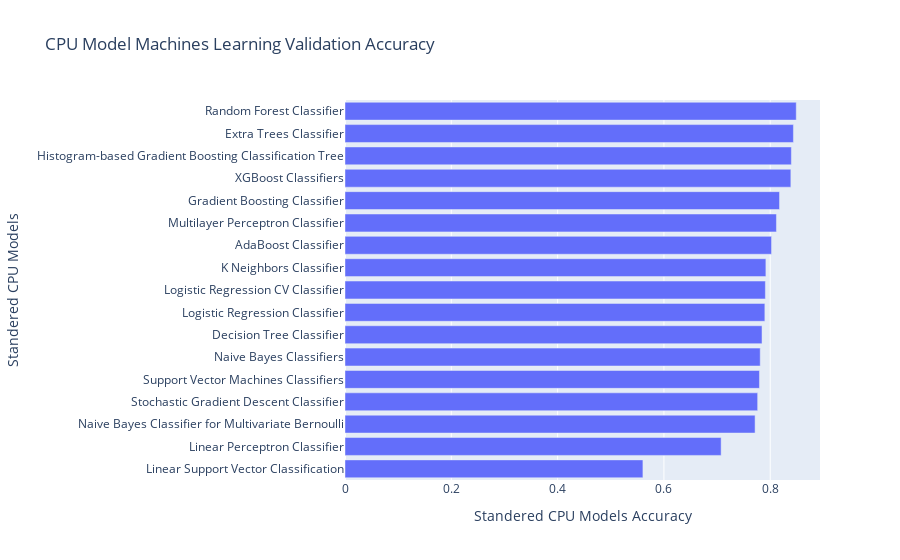

Write notebook code for a chart like this one.
### Markdown cell above
### Accuracy Score

### Code cell
# Random Forest Classifier
Valid_accuracy_rf_m_1_cpu = accuracy_score(y_test, rf_m_1_pred_vaild_cpu)

# Gradient Boosting Classifier
Valid_accuracy_gb_m_1_cpu = accuracy_score(y_test, gb_m_1_pred_vaild_cpu)

# Histogram-based Gradient Boosting Classification Tree
Valid_accuracy_hgb_m_1_cpu = accuracy_score(y_test, hgb_m_1_pred_vaild_cpu)

# AdaBoost Classifier
Valid_accuracy_ad_m_1_cpu = accuracy_score(y_test, ad_m_1_pred_vaild_cpu)

# Extra Trees Classifier
Valid_accuracy_et_m_1_cpu = accuracy_score(y_test, et_m_1_pred_vaild_cpu)

# K Neighbors Classifier
Valid_accuracy_knn_m_1_cpu = accuracy_score(y_test, knn_m_1_pred_vaild_cpu)

# Naive Bayes Classifiers
Valid_accuracy_nb_m_1_cpu = accuracy_score(y_test, nb_m_1_pred_vaild_cpu)

# Naive Bayes Classifier for Multivariate Bernoulli
Valid_accuracy_bnb_m_1_cpu = accuracy_score(y_test, bnb_m_1_pred_vaild_cpu)

# Decision Tree Classifier
Valid_accuracy_dt_m_1_cpu = accuracy_score(y_test, dt_m_1_pred_vaild_cpu)

# Logistic Regression Classifier
Valid_accuracy_lg_m_1_cpu = accuracy_score(y_test, lg_m_1_pred_vaild_cpu)

# Logistic Regression CV Classifier
Valid_accuracy_lgcv_m_1_cpu = accuracy_score(y_test, lgcv_m_1_pred_vaild_cpu)

# Stochastic Gradient Descent Classifier
Valid_accuracy_sgdc_m_1_cpu = accuracy_score(y_test, sgdc_m_1_pred_vaild_cpu)

# Linear Perceptron Classifier
Valid_accuracy_lpc_m_1_cpu = accuracy_score(y_test, lpc_m_1_pred_vaild_cpu)

# XGBoost Classifiers
Valid_accuracy_xgb_m_1_cpu = accuracy_score(y_test, xgb_m_1_pred_vaild_cpu)

# Support Vector Machines Classifiers
Valid_accuracy_svm_m_1_cpu = accuracy_score(y_test, svm_m_1_pred_vaild_cpu)

# Linear Support Vector Classification
Valid_accuracy_lsvm_m_1_cpu = accuracy_score(y_test, lsvm_m_1_pred_vaild_cpu)

# Multilayer Perceptron Classifier
Valid_accuracy_mlp_m_1_cpu = accuracy_score(y_test, mlp_m_1_pred_vaild_cpu)

cpu_ml_m_1_valid_compare = pd.DataFrame({"Standered CPU Models": [
                                "Random Forest Classifier", 
                                "Gradient Boosting Classifier",
                                "Histogram-based Gradient Boosting Classification Tree",
                                "AdaBoost Classifier",
                                "Extra Trees Classifier",
                                "K Neighbors Classifier",
                                "Naive Bayes Classifiers",
                                "Naive Bayes Classifier for Multivariate Bernoulli",
                                "Decision Tree Classifier",
                                "Logistic Regression Classifier",
                                "Logistic Regression CV Classifier",
                                "Stochastic Gradient Descent Classifier",
                                "Linear Perceptron Classifier",
                                "XGBoost Classifiers",
                                "Support Vector Machines Classifiers",
                                "Linear Support Vector Classification",
                                "Multilayer Perceptron Classifier"
                                ],

                "Standered CPU Models Accuracy": [
                                Valid_accuracy_rf_m_1_cpu, 
                                Valid_accuracy_gb_m_1_cpu,
                                Valid_accuracy_hgb_m_1_cpu,
                                Valid_accuracy_ad_m_1_cpu,
                                Valid_accuracy_et_m_1_cpu,
                                Valid_accuracy_knn_m_1_cpu,
                                Valid_accuracy_nb_m_1_cpu,
                                Valid_accuracy_bnb_m_1_cpu,
                                Valid_accuracy_dt_m_1_cpu,
                                Valid_accuracy_lg_m_1_cpu,
                                Valid_accuracy_lgcv_m_1_cpu,
                                Valid_accuracy_sgdc_m_1_cpu,
                                Valid_accuracy_lpc_m_1_cpu,
                                Valid_accuracy_xgb_m_1_cpu,
                                Valid_accuracy_svm_m_1_cpu,
                                Valid_accuracy_lsvm_m_1_cpu,
                                Valid_accuracy_mlp_m_1_cpu
                                ],
                        })  
                                
print(tabulate(cpu_ml_m_1_valid_compare.sort_values(by="Standered CPU Models Accuracy", ascending=False), headers = 'keys', tablefmt = 'psql'))
#cpu_ml_m_1_valid_compare = cpu_ml_m_1_valid_compare.sort_values(by="Accuracy", ascending=True) #To sort all the result 
fig = px.bar(cpu_ml_m_1_valid_compare.sort_values(by="Standered CPU Models Accuracy", ascending=True), x = "Standered CPU Models Accuracy", y = "Standered CPU Models", title = "CPU Model Machines Learning Validation Accuracy")
fig.show()

### Figure 1 — Plotly figure (JSON) as saved in the notebook; plotly's stock layout.template omitted (floating-point values rounded to 4 significant figures)
{"data": [{"alignmentgroup": "True", "hovertemplate": "Standered CPU Models Accuracy=%{x}<br>Standered CPU Models=%{y}<extra></extra>", "legendgroup": "", "marker": {"color": "#636efa", "pattern": {"shape": ""}}, "name": "", "offsetgroup": "", "orientation": "h", "showlegend": false, "textposition": "auto", "type": "bar", "x": [0.5605, 0.7076, 0.7715, 0.7764, 0.7798, 0.7812, 0.7846, 0.7899, 0.7909, 0.7919, 0.8025, 0.8117, 0.8175, 0.8388, 0.8398, 0.8437, 0.849], "xaxis": "x", "y": ["Linear Support Vector Classification", "Linear Perceptron Classifier", "Naive Bayes Classifier for Multivariate Bernoulli", "Stochastic Gradient Descent Classifier", "Support Vector Machines Classifiers", "Naive Bayes Classifiers", "Decision Tree Classifier", "Logistic Regression Classifier", "Logistic Regression CV Classifier", "K Neighbors Classifier", "AdaBoost Classifier", "Multilayer Perceptron Classifier", "Gradient Boosting Classifier", "XGBoost Classifiers", "Histogram-based Gradient Boosting Classification Tree", "Extra Trees Classifier", "Random Forest Classifier"], "yaxis": "y"}], "layout": {"barmode": "relative", "legend": {"tracegroupgap": 0}, "title": {"text": "CPU Model Machines Learning Validation Accuracy"}, "xaxis": {"anchor": "y", "domain": [0, 1], "title": {"text": "Standered CPU Models Accuracy"}}, "yaxis": {"anchor": "x", "domain": [0, 1], "title": {"text": "Standered CPU Models"}}}}
